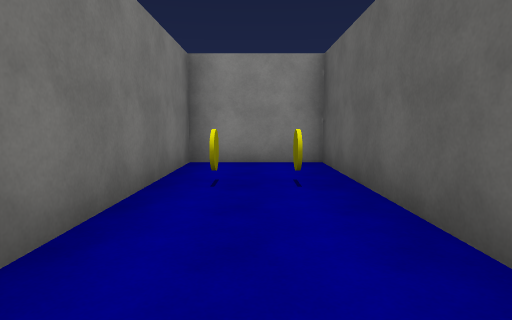
View 1 (above)

18 first-person views from a walk through a Unity game level. The camera is 1.4 m above the floor, tilts 6° down and sees 75° across. The floor is counted in squares, 2 m on a side. Each view is taken from the middle of a square. On the plan, view 1 faces up. The plan holds only what a view shows up to about 10 squares ahead; the rest is blank. Surface patterns are stand-ins for the level's own textures.

View 2
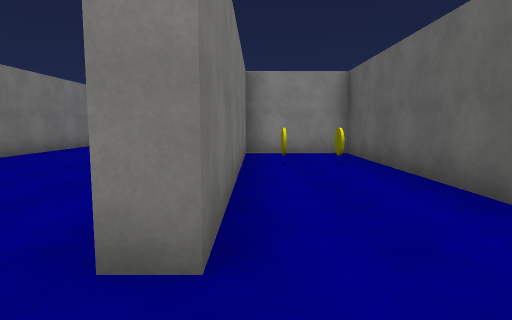

View 3
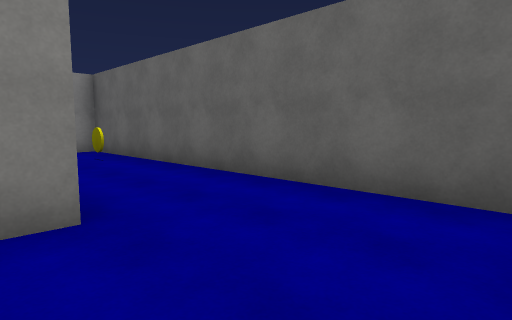

View 4
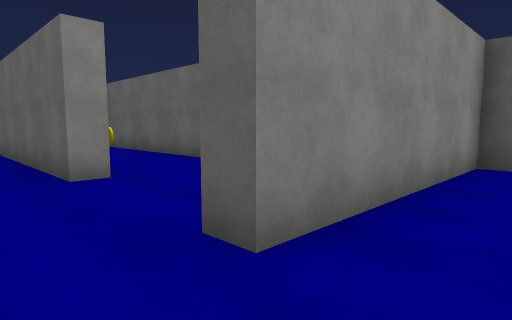

View 5
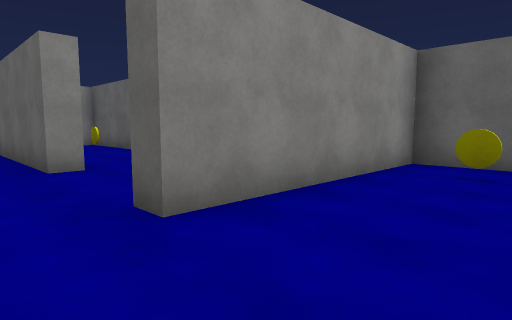

View 6
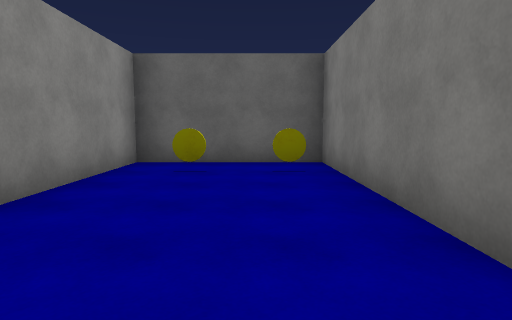

View 7
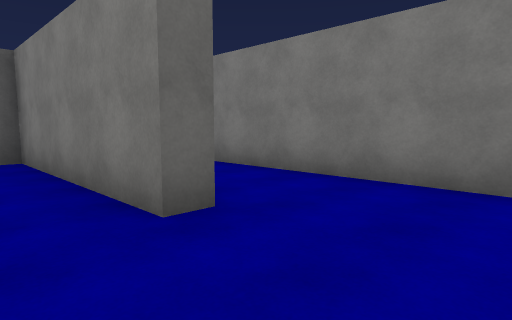

View 8
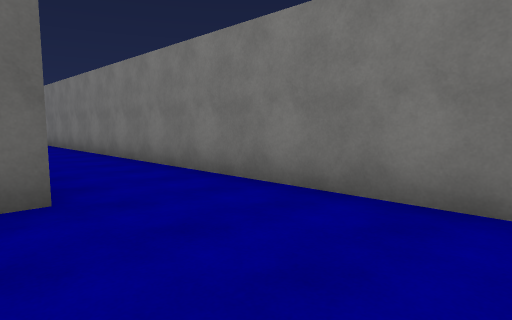

View 9
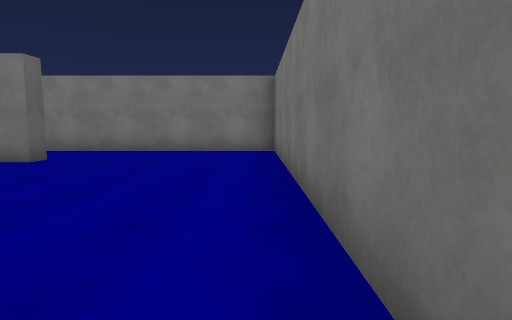

View 10
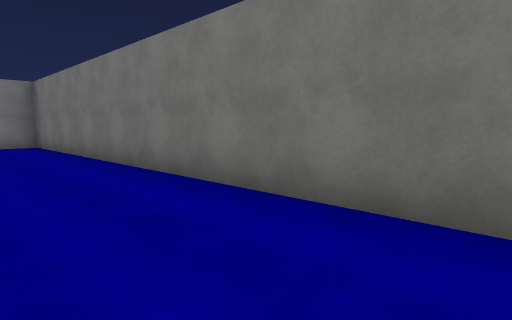

View 11
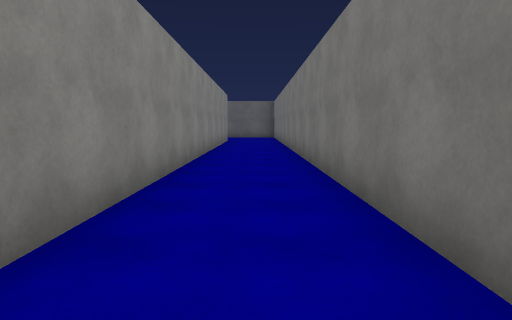

View 12
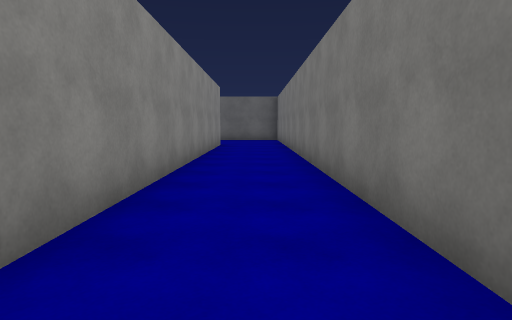

View 13
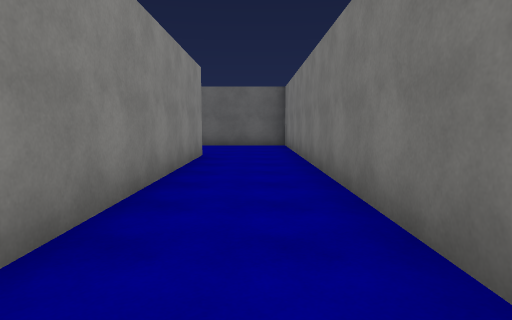

View 14
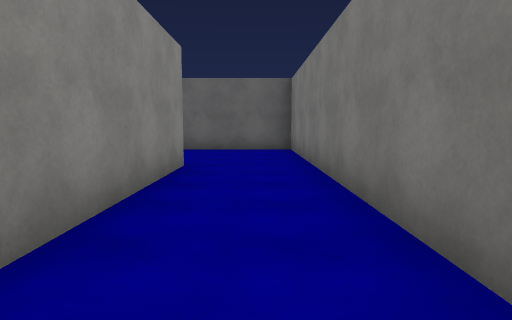

View 15
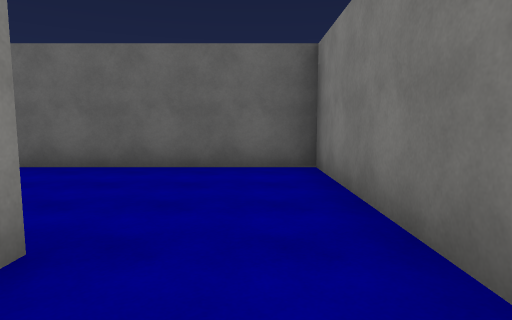

View 16
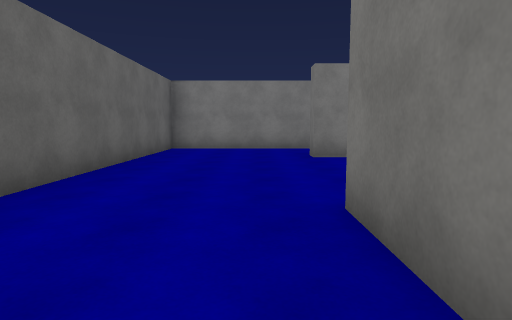

View 17
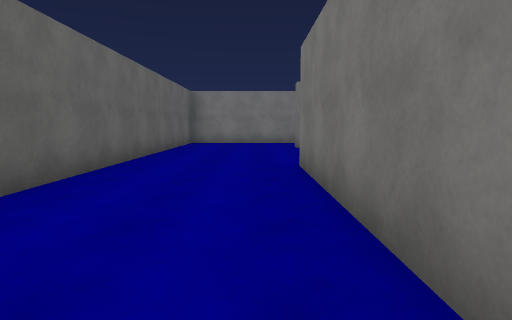

View 18
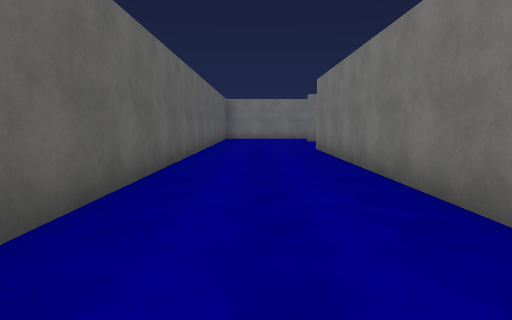

### Floor plan
Points are (right, up) in squares from view 1. A wall is a line through its corners. A room is listed if a view was taken in it or the views show most of it. See-through windows are left out.
Room 1 (views 1, 2, 3, 4, 5, 6, 7, 8, 9, 10, 11, 12, 13, 14, 15)
walls: (1.3, -2.6) (1.3, 6.2) (-1.2, 6.2) (-1.2, -0.5) (-1.7, -0.5) (-1.7, 4.6); (-1.7, -7.9) (-1.7, -7.3) (3.3, -7.3) (3.3, -3.8) (-1.7, -3.8) (-1.7, -3.2); (-6.5, 1.8) (-6.5, -10) (14.5, -10); (-6.5, 8.1) (-6.5, 5.1); (14.7, -7.8) (1.5, -7.8)
ways out: opening at (14, -8.5) to room 2
objects: yellow coin (-1, 4); yellow coin (0, 4); yellow coin (2, -5)
Room 2 (views 16, 17, 18)
walls: (14, -7.3) (14.7, -7.3) (14.7, -7.8); (15.2, 4.9) (15.2, -2.8); (14.5, -10) (18.5, -10) (18.5, 5.1)
ways out: opening at (14, -8.5) to room 1

Where each view was taken, in squares from view 1:
view 1: 0 up, 0 right, facing up
view 2: 2 down, 1 left, facing up
view 3: 3 down, 2 left, facing up-right
view 4: 5 down, 3 left, facing up-right
view 5: 6 down, 3 left, facing up-right
view 6: 6 down, 3 left, facing right
view 7: 6 down, 4 left, facing down-right
view 8: 7 down, 5 left, facing down-right
view 9: 1 down, 6 left, facing down
view 10: 2 up, 4 left, facing down-left
view 11: 9 down, 0 right, facing right
view 12: 9 down, 3 right, facing right
view 13: 9 down, 7 right, facing right
view 14: 9 down, 9 right, facing right
view 15: 9 down, 13 right, facing right
view 16: 0 up, 16 right, facing down
view 17: 3 up, 16 right, facing down
view 18: 7 up, 17 right, facing down
